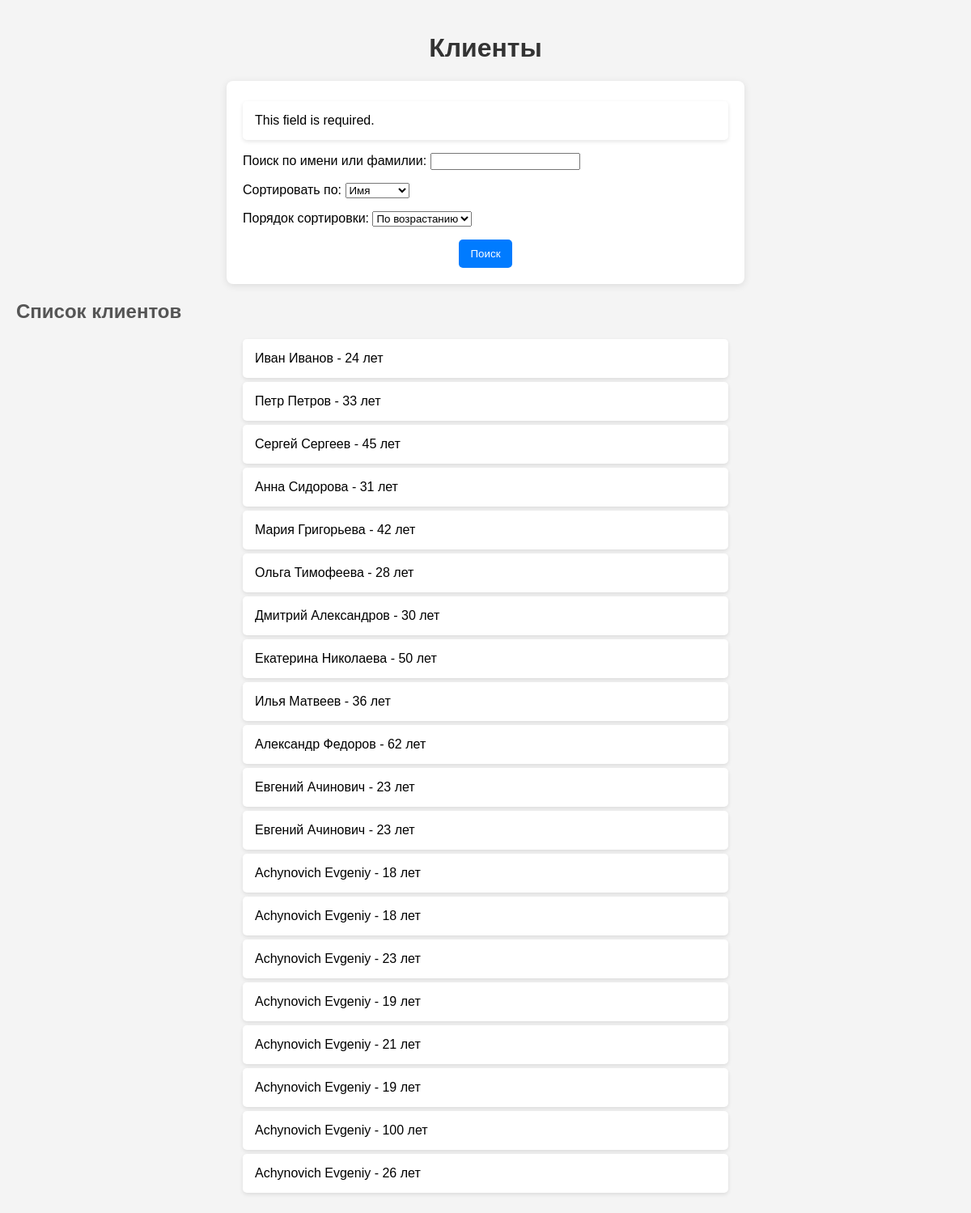
The page /clients-search/ (signed in) on the database its author committed.
### service_center_app/models.py (models this page shows, shortened)
class Client(models.Model):
    first_name = models.CharField(max_length=50)
    last_name = models.CharField(max_length=50)
    address = models.CharField(max_length=255)
    passport_data = models.CharField(max_length=100)
    age = models.IntegerField(default=18)
    phone = models.CharField(max_length=20, default="+375 (29) XXX-XX-XX")

### service_center_app/views.py (the view, shortened to what this page needs)
# urls.py: path('clients-search/', client_list_view, name='client_list_view'),
@login_required
def client_list_view(request):
    form = ClientSearchForm(request.GET)
    clients = Client.objects.all()
    context = {
        'form': form,
        'clients': clients,
    }
    return render(request, 'client_list_view.html', context)

### service_center_app/forms.py
class ClientSearchForm(forms.Form):
    query = forms.CharField(required=True, label='Поиск по имени или фамилии')
    sort_by = forms.ChoiceField(
        choices=[
            ('first_name', 'Имя'),
            ('last_name', 'Фамилия'),
            ('age', 'Возраст'),
        ],
        label='Сортировать по',
        required=False,
    )
    sort_order = forms.ChoiceField(
        choices=[
            ('asc', 'По возрастанию'),
            ('desc', 'По убыванию'),
        ],
        label='Порядок сортировки',
        required=False,
    )

### service_center_app/templates/client_list_view.html (shortened to what this page needs)
<!DOCTYPE html>
<html lang="ru">
<head>
</head>
<body>
    <h1>Клиенты</h1>
    <form method="get">
        {{ form.as_p }}
        <button type="submit">Поиск</button>
    </form>
    <h2>Список клиентов</h2>
    <ul>
        {% for client in clients %}
            <li>{{ client.first_name }} {{ client.last_name }} - {{ client.age }} лет</li>
        {% empty %}
            <li class="no-data">Нет клиентов для отображения.</li>
        {% endfor %}
    </ul>
</body>
</html>

### service_center_app/templates/client_list_view.html (style rules this page uses)
body { font-family: Arial, sans-serif; background-color: #f4f4f4; margin: 0; padding: 20px; }
h1 { text-align: center; color: #333; }
h2 { color: #555; margin-top: 20px; }
form { max-width: 600px; margin: 0 auto 20px auto; padding: 20px; background-color: #fff; border-radius: 8px; box-shadow: 0 2px 10px rgba(0, 0, 0, 0.1); }
button { display: block; margin: 0 auto; padding: 10px 15px; background-color: #007bff; color: white; border: none; border-radius: 5px; cursor: pointer; transition: background-color 0.3s ease; }
ul { max-width: 600px; margin: 0 auto; padding: 0; list-style-type: none; }
li { background: #fff; margin: 5px 0; padding: 15px; border-radius: 5px; box-shadow: 0 2px 5px rgba(0, 0, 0, 0.1); }

### rows shown on the page
Client: first_name "Иван", last_name "Иванов", age "24"
Client: first_name "Петр", last_name "Петров", age "33"
Client: first_name "Сергей", last_name "Сергеев", age "45"
Client: first_name "Анна", last_name "Сидорова", age "31"
Client: first_name "Мария", last_name "Григорьева", age "42"
Client: first_name "Ольга", last_name "Тимофеева", age "28"
Client: first_name "Дмитрий", last_name "Александров", age "30"
Client: first_name "Екатерина", last_name "Николаева", age "50"
Client: first_name "Илья", last_name "Матвеев", age "36"
Client: first_name "Александр", last_name "Федоров", age "62"
Client: first_name "Евгений", last_name "Ачинович", age "23"
Client: first_name "Евгений", last_name "Ачинович", age "23"
Client: first_name "Achynovich", last_name "Evgeniy", age "18"
Client: first_name "Achynovich", last_name "Evgeniy", age "18"
Client: first_name "Achynovich", last_name "Evgeniy", age "23"
Client: first_name "Achynovich", last_name "Evgeniy", age "19"
Client: first_name "Achynovich", last_name "Evgeniy", age "21"
Client: first_name "Achynovich", last_name "Evgeniy", age "19"
Client: first_name "Achynovich", last_name "Evgeniy", age "100"
Client: first_name "Achynovich", last_name "Evgeniy", age "26"
